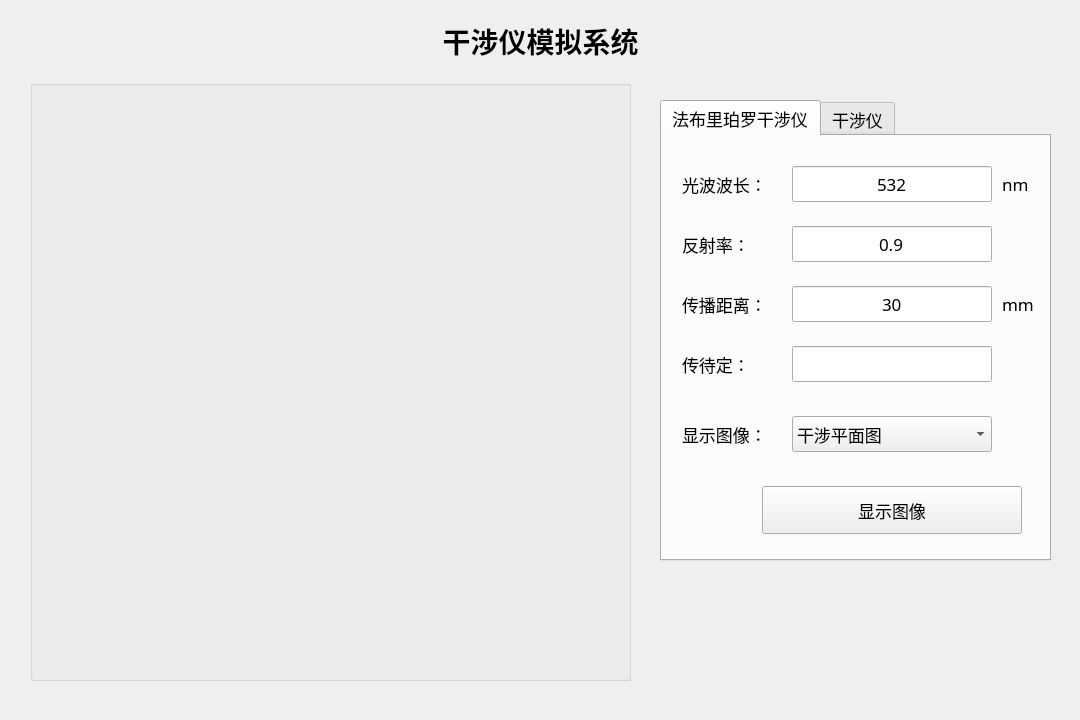
<?xml version="1.0" encoding="UTF-8"?>
<ui version="4.0">
 <class>MainWindow</class>
 <widget class="QMainWindow" name="MainWindow">
  <property name="geometry">
   <rect>
    <x>0</x>
    <y>0</y>
    <width>1080</width>
    <height>720</height>
   </rect>
  </property>
  <property name="minimumSize">
   <size>
    <width>1080</width>
    <height>720</height>
   </size>
  </property>
  <property name="maximumSize">
   <size>
    <width>1080</width>
    <height>720</height>
   </size>
  </property>
  <property name="windowTitle">
   <string>MainWindow</string>
  </property>
  <widget class="QWidget" name="centralwidget">
   <widget class="QTabWidget" name="tabWidget">
    <property name="geometry">
     <rect>
      <x>660</x>
      <y>100</y>
      <width>391</width>
      <height>461</height>
     </rect>
    </property>
    <property name="font">
     <font>
      <family>等线</family>
      <pointsize>13</pointsize>
     </font>
    </property>
    <property name="layoutDirection">
     <enum>Qt::LeftToRight</enum>
    </property>
    <property name="tabPosition">
     <enum>QTabWidget::North</enum>
    </property>
    <property name="tabShape">
     <enum>QTabWidget::Rounded</enum>
    </property>
    <property name="currentIndex">
     <number>0</number>
    </property>
    <property name="iconSize">
     <size>
      <width>16</width>
      <height>36</height>
     </size>
    </property>
    <property name="elideMode">
     <enum>Qt::ElideMiddle</enum>
    </property>
    <widget class="QWidget" name="tab">
     <attribute name="title">
      <string>法布里珀罗干涉仪</string>
     </attribute>
     <widget class="QLineEdit" name="et_lambda">
      <property name="geometry">
       <rect>
        <x>130</x>
        <y>30</y>
        <width>200</width>
        <height>36</height>
       </rect>
      </property>
      <property name="minimumSize">
       <size>
        <width>200</width>
        <height>36</height>
       </size>
      </property>
      <property name="maximumSize">
       <size>
        <width>260</width>
        <height>36</height>
       </size>
      </property>
      <property name="sizeIncrement">
       <size>
        <width>260</width>
        <height>36</height>
       </size>
      </property>
      <property name="baseSize">
       <size>
        <width>260</width>
        <height>36</height>
       </size>
      </property>
      <property name="text">
       <string>532</string>
      </property>
      <property name="alignment">
       <set>Qt::AlignCenter</set>
      </property>
     </widget>
     <widget class="QLineEdit" name="et_reflectivity">
      <property name="geometry">
       <rect>
        <x>130</x>
        <y>90</y>
        <width>200</width>
        <height>36</height>
       </rect>
      </property>
      <property name="minimumSize">
       <size>
        <width>200</width>
        <height>36</height>
       </size>
      </property>
      <property name="maximumSize">
       <size>
        <width>260</width>
        <height>36</height>
       </size>
      </property>
      <property name="sizeIncrement">
       <size>
        <width>260</width>
        <height>36</height>
       </size>
      </property>
      <property name="baseSize">
       <size>
        <width>260</width>
        <height>36</height>
       </size>
      </property>
      <property name="text">
       <string>0.9</string>
      </property>
      <property name="alignment">
       <set>Qt::AlignCenter</set>
      </property>
     </widget>
     <widget class="QLineEdit" name="et_distance">
      <property name="geometry">
       <rect>
        <x>130</x>
        <y>150</y>
        <width>200</width>
        <height>36</height>
       </rect>
      </property>
      <property name="minimumSize">
       <size>
        <width>200</width>
        <height>36</height>
       </size>
      </property>
      <property name="maximumSize">
       <size>
        <width>260</width>
        <height>36</height>
       </size>
      </property>
      <property name="sizeIncrement">
       <size>
        <width>260</width>
        <height>36</height>
       </size>
      </property>
      <property name="baseSize">
       <size>
        <width>260</width>
        <height>36</height>
       </size>
      </property>
      <property name="text">
       <string>30</string>
      </property>
      <property name="alignment">
       <set>Qt::AlignCenter</set>
      </property>
     </widget>
     <widget class="QLineEdit" name="lineEdit_9">
      <property name="geometry">
       <rect>
        <x>130</x>
        <y>210</y>
        <width>200</width>
        <height>36</height>
       </rect>
      </property>
      <property name="minimumSize">
       <size>
        <width>200</width>
        <height>36</height>
       </size>
      </property>
      <property name="maximumSize">
       <size>
        <width>260</width>
        <height>36</height>
       </size>
      </property>
      <property name="sizeIncrement">
       <size>
        <width>260</width>
        <height>36</height>
       </size>
      </property>
      <property name="baseSize">
       <size>
        <width>260</width>
        <height>36</height>
       </size>
      </property>
      <property name="alignment">
       <set>Qt::AlignCenter</set>
      </property>
     </widget>
     <widget class="QLabel" name="label_4">
      <property name="geometry">
       <rect>
        <x>20</x>
        <y>150</y>
        <width>120</width>
        <height>36</height>
       </rect>
      </property>
      <property name="minimumSize">
       <size>
        <width>120</width>
        <height>36</height>
       </size>
      </property>
      <property name="maximumSize">
       <size>
        <width>120</width>
        <height>36</height>
       </size>
      </property>
      <property name="sizeIncrement">
       <size>
        <width>120</width>
        <height>36</height>
       </size>
      </property>
      <property name="baseSize">
       <size>
        <width>120</width>
        <height>36</height>
       </size>
      </property>
      <property name="text">
       <string>传播距离：</string>
      </property>
      <property name="alignment">
       <set>Qt::AlignJustify|Qt::AlignVCenter</set>
      </property>
     </widget>
     <widget class="QComboBox" name="comboBox_SelectImg">
      <property name="geometry">
       <rect>
        <x>130</x>
        <y>280</y>
        <width>200</width>
        <height>36</height>
       </rect>
      </property>
      <property name="minimumSize">
       <size>
        <width>200</width>
        <height>36</height>
       </size>
      </property>
      <property name="maximumSize">
       <size>
        <width>260</width>
        <height>16777215</height>
       </size>
      </property>
      <property name="sizeIncrement">
       <size>
        <width>260</width>
        <height>36</height>
       </size>
      </property>
      <property name="baseSize">
       <size>
        <width>260</width>
        <height>36</height>
       </size>
      </property>
      <item>
       <property name="text">
        <string>干涉平面图</string>
       </property>
      </item>
      <item>
       <property name="text">
        <string>干涉三维图</string>
       </property>
      </item>
      <item>
       <property name="text">
        <string>中心线曲线</string>
       </property>
      </item>
     </widget>
     <widget class="QLabel" name="label_6">
      <property name="geometry">
       <rect>
        <x>20</x>
        <y>280</y>
        <width>120</width>
        <height>36</height>
       </rect>
      </property>
      <property name="minimumSize">
       <size>
        <width>120</width>
        <height>36</height>
       </size>
      </property>
      <property name="maximumSize">
       <size>
        <width>120</width>
        <height>36</height>
       </size>
      </property>
      <property name="sizeIncrement">
       <size>
        <width>120</width>
        <height>36</height>
       </size>
      </property>
      <property name="baseSize">
       <size>
        <width>120</width>
        <height>36</height>
       </size>
      </property>
      <property name="text">
       <string>显示图像：</string>
      </property>
      <property name="alignment">
       <set>Qt::AlignJustify|Qt::AlignVCenter</set>
      </property>
     </widget>
     <widget class="QPushButton" name="btn_Show_FP">
      <property name="geometry">
       <rect>
        <x>100</x>
        <y>350</y>
        <width>260</width>
        <height>48</height>
       </rect>
      </property>
      <property name="text">
       <string>显示图像</string>
      </property>
     </widget>
     <widget class="QLabel" name="label_7">
      <property name="geometry">
       <rect>
        <x>20</x>
        <y>30</y>
        <width>120</width>
        <height>36</height>
       </rect>
      </property>
      <property name="minimumSize">
       <size>
        <width>120</width>
        <height>36</height>
       </size>
      </property>
      <property name="maximumSize">
       <size>
        <width>120</width>
        <height>36</height>
       </size>
      </property>
      <property name="sizeIncrement">
       <size>
        <width>120</width>
        <height>36</height>
       </size>
      </property>
      <property name="baseSize">
       <size>
        <width>120</width>
        <height>36</height>
       </size>
      </property>
      <property name="text">
       <string>光波波长：</string>
      </property>
      <property name="alignment">
       <set>Qt::AlignJustify|Qt::AlignVCenter</set>
      </property>
     </widget>
     <widget class="QLabel" name="label_5">
      <property name="geometry">
       <rect>
        <x>20</x>
        <y>90</y>
        <width>120</width>
        <height>36</height>
       </rect>
      </property>
      <property name="minimumSize">
       <size>
        <width>120</width>
        <height>36</height>
       </size>
      </property>
      <property name="maximumSize">
       <size>
        <width>120</width>
        <height>36</height>
       </size>
      </property>
      <property name="sizeIncrement">
       <size>
        <width>120</width>
        <height>36</height>
       </size>
      </property>
      <property name="baseSize">
       <size>
        <width>120</width>
        <height>36</height>
       </size>
      </property>
      <property name="text">
       <string>反射率：</string>
      </property>
      <property name="alignment">
       <set>Qt::AlignJustify|Qt::AlignVCenter</set>
      </property>
     </widget>
     <widget class="QLabel" name="label_8">
      <property name="geometry">
       <rect>
        <x>20</x>
        <y>210</y>
        <width>120</width>
        <height>36</height>
       </rect>
      </property>
      <property name="minimumSize">
       <size>
        <width>120</width>
        <height>36</height>
       </size>
      </property>
      <property name="maximumSize">
       <size>
        <width>120</width>
        <height>36</height>
       </size>
      </property>
      <property name="sizeIncrement">
       <size>
        <width>120</width>
        <height>36</height>
       </size>
      </property>
      <property name="baseSize">
       <size>
        <width>120</width>
        <height>36</height>
       </size>
      </property>
      <property name="text">
       <string>传待定：</string>
      </property>
      <property name="alignment">
       <set>Qt::AlignJustify|Qt::AlignVCenter</set>
      </property>
     </widget>
     <widget class="QLabel" name="label_9">
      <property name="geometry">
       <rect>
        <x>340</x>
        <y>30</y>
        <width>86</width>
        <height>36</height>
       </rect>
      </property>
      <property name="minimumSize">
       <size>
        <width>86</width>
        <height>36</height>
       </size>
      </property>
      <property name="maximumSize">
       <size>
        <width>86</width>
        <height>36</height>
       </size>
      </property>
      <property name="sizeIncrement">
       <size>
        <width>68</width>
        <height>36</height>
       </size>
      </property>
      <property name="baseSize">
       <size>
        <width>68</width>
        <height>36</height>
       </size>
      </property>
      <property name="text">
       <string>nm</string>
      </property>
      <property name="alignment">
       <set>Qt::AlignLeading|Qt::AlignLeft|Qt::AlignVCenter</set>
      </property>
     </widget>
     <widget class="QLabel" name="label_11">
      <property name="geometry">
       <rect>
        <x>340</x>
        <y>150</y>
        <width>86</width>
        <height>36</height>
       </rect>
      </property>
      <property name="minimumSize">
       <size>
        <width>86</width>
        <height>36</height>
       </size>
      </property>
      <property name="maximumSize">
       <size>
        <width>86</width>
        <height>36</height>
       </size>
      </property>
      <property name="sizeIncrement">
       <size>
        <width>68</width>
        <height>36</height>
       </size>
      </property>
      <property name="baseSize">
       <size>
        <width>68</width>
        <height>36</height>
       </size>
      </property>
      <property name="text">
       <string>mm</string>
      </property>
      <property name="alignment">
       <set>Qt::AlignLeading|Qt::AlignLeft|Qt::AlignVCenter</set>
      </property>
     </widget>
    </widget>
    <widget class="QWidget" name="tab_2">
     <attribute name="title">
      <string>干涉仪</string>
     </attribute>
     <widget class="QLineEdit" name="lineEdit_2">
      <property name="geometry">
       <rect>
        <x>80</x>
        <y>30</y>
        <width>260</width>
        <height>36</height>
       </rect>
      </property>
      <property name="minimumSize">
       <size>
        <width>260</width>
        <height>36</height>
       </size>
      </property>
      <property name="maximumSize">
       <size>
        <width>260</width>
        <height>36</height>
       </size>
      </property>
      <property name="sizeIncrement">
       <size>
        <width>260</width>
        <height>36</height>
       </size>
      </property>
      <property name="baseSize">
       <size>
        <width>260</width>
        <height>36</height>
       </size>
      </property>
     </widget>
     <widget class="QLineEdit" name="lineEdit_3">
      <property name="geometry">
       <rect>
        <x>80</x>
        <y>90</y>
        <width>260</width>
        <height>36</height>
       </rect>
      </property>
      <property name="minimumSize">
       <size>
        <width>260</width>
        <height>36</height>
       </size>
      </property>
      <property name="maximumSize">
       <size>
        <width>260</width>
        <height>36</height>
       </size>
      </property>
      <property name="sizeIncrement">
       <size>
        <width>260</width>
        <height>36</height>
       </size>
      </property>
      <property name="baseSize">
       <size>
        <width>260</width>
        <height>36</height>
       </size>
      </property>
     </widget>
     <widget class="QLineEdit" name="lineEdit_4">
      <property name="geometry">
       <rect>
        <x>80</x>
        <y>150</y>
        <width>260</width>
        <height>36</height>
       </rect>
      </property>
      <property name="minimumSize">
       <size>
        <width>260</width>
        <height>36</height>
       </size>
      </property>
      <property name="maximumSize">
       <size>
        <width>260</width>
        <height>36</height>
       </size>
      </property>
      <property name="sizeIncrement">
       <size>
        <width>260</width>
        <height>36</height>
       </size>
      </property>
      <property name="baseSize">
       <size>
        <width>260</width>
        <height>36</height>
       </size>
      </property>
     </widget>
     <widget class="QLineEdit" name="lineEdit_5">
      <property name="geometry">
       <rect>
        <x>80</x>
        <y>210</y>
        <width>260</width>
        <height>36</height>
       </rect>
      </property>
      <property name="minimumSize">
       <size>
        <width>260</width>
        <height>36</height>
       </size>
      </property>
      <property name="maximumSize">
       <size>
        <width>260</width>
        <height>36</height>
       </size>
      </property>
      <property name="sizeIncrement">
       <size>
        <width>260</width>
        <height>36</height>
       </size>
      </property>
      <property name="baseSize">
       <size>
        <width>260</width>
        <height>36</height>
       </size>
      </property>
     </widget>
     <widget class="QLineEdit" name="lineEdit_6">
      <property name="geometry">
       <rect>
        <x>80</x>
        <y>270</y>
        <width>260</width>
        <height>36</height>
       </rect>
      </property>
      <property name="minimumSize">
       <size>
        <width>260</width>
        <height>36</height>
       </size>
      </property>
      <property name="maximumSize">
       <size>
        <width>260</width>
        <height>36</height>
       </size>
      </property>
      <property name="sizeIncrement">
       <size>
        <width>260</width>
        <height>36</height>
       </size>
      </property>
      <property name="baseSize">
       <size>
        <width>260</width>
        <height>36</height>
       </size>
      </property>
     </widget>
    </widget>
   </widget>
   <widget class="QLabel" name="label">
    <property name="geometry">
     <rect>
      <x>0</x>
      <y>0</y>
      <width>1081</width>
      <height>81</height>
     </rect>
    </property>
    <property name="font">
     <font>
      <family>楷体</family>
      <pointsize>21</pointsize>
      <weight>75</weight>
      <bold>true</bold>
     </font>
    </property>
    <property name="text">
     <string>干涉仪模拟系统</string>
    </property>
    <property name="alignment">
     <set>Qt::AlignCenter</set>
    </property>
   </widget>
   <widget class="QGroupBox" name="groupBox">
    <property name="geometry">
     <rect>
      <x>30</x>
      <y>80</y>
      <width>601</width>
      <height>601</height>
     </rect>
    </property>
    <property name="title">
     <string/>
    </property>
   </widget>
  </widget>
 </widget>
 <resources/>
 <connections/>
</ui>
